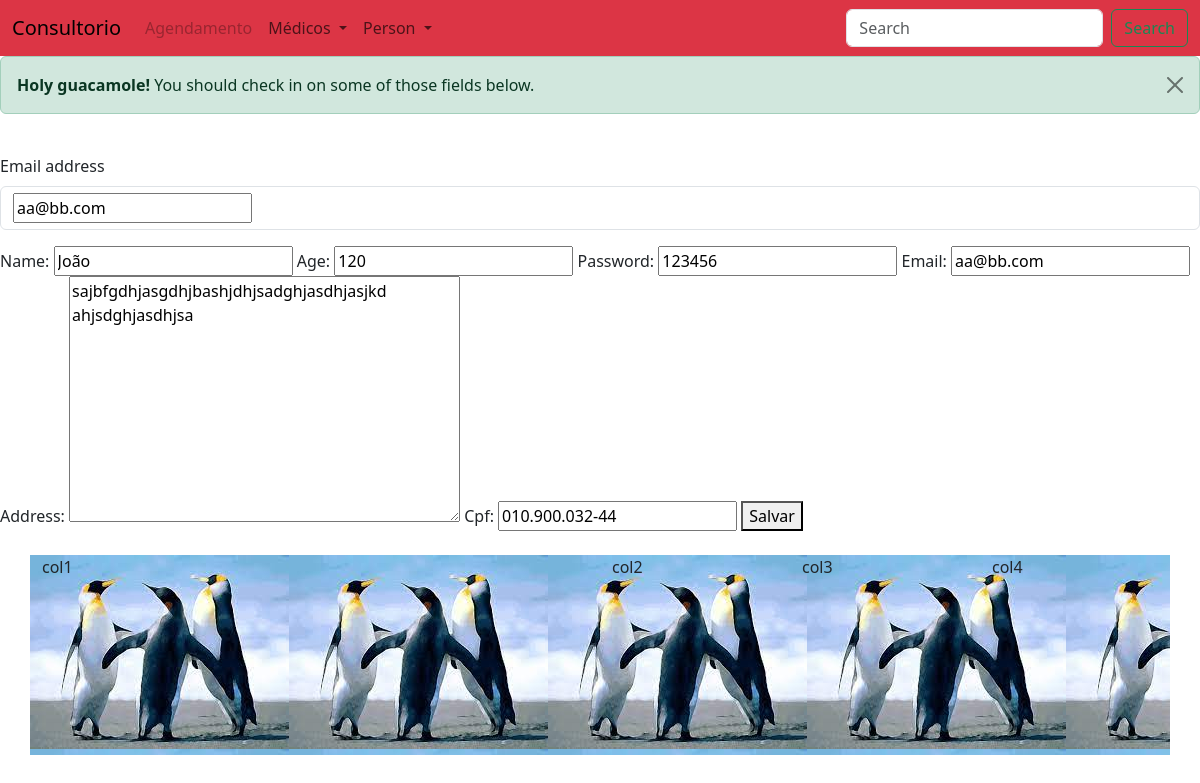
The page /consultorio/update_person/1 on the database its author committed.
### app/models.py (models this page shows, shortened)
class Person(models.Model):
    name = models.CharField(max_length=30)
    age = models.IntegerField()
    password = models.CharField(max_length=20)
    email = models.CharField(max_length=30)
    address = models.TextField()
    cpf = models.CharField(max_length=14)

### app/views.py (the view)
# urls.py: path("update_person/<int:id>",views.person_update,name='update_person'),
def person_update(request, id):
    person = get_object_or_404(Person, pk=id)
    person_form = PersonForm(request.POST or
                             None,
                             request.FILES or
                             None,
                             instance=person)
    if person_form.is_valid():
        person = person_form.save(commit=False)
        person.save()
    return render(request,
                  'person_create.html',
                  {"person_form":person_form})

### app/forms.py
class PersonForm(ModelForm):
    class Meta:
        model = Person
        fields = ['name', 'age',
                  'password', 'email',
                  'address', 'cpf']

### templates/person_create.html (shortened to what this page needs)
{% extends 'menu.html' %}
{% load static %}
{% block body %}
<form id="form" method="POST" enctype="multipart/form-data">
    <div class="mb-3">
        <label class="form-label">Email address</label>
        <div class="form-control">
        {{ person_form.email }}
        </div>
    </div>
    {{ person_form }}
    <button type="submit" >Salvar</button>
</form>
{% endblock %}

### rows shown on the page
Person: email "aa@bb.com", name "João", age "120", password "123456", address "sajbfgdhjasgdhjbashjdhjsadghjasdhjasjkd ahjsdghjasdhjsa", cpf "010.900.032-44"
